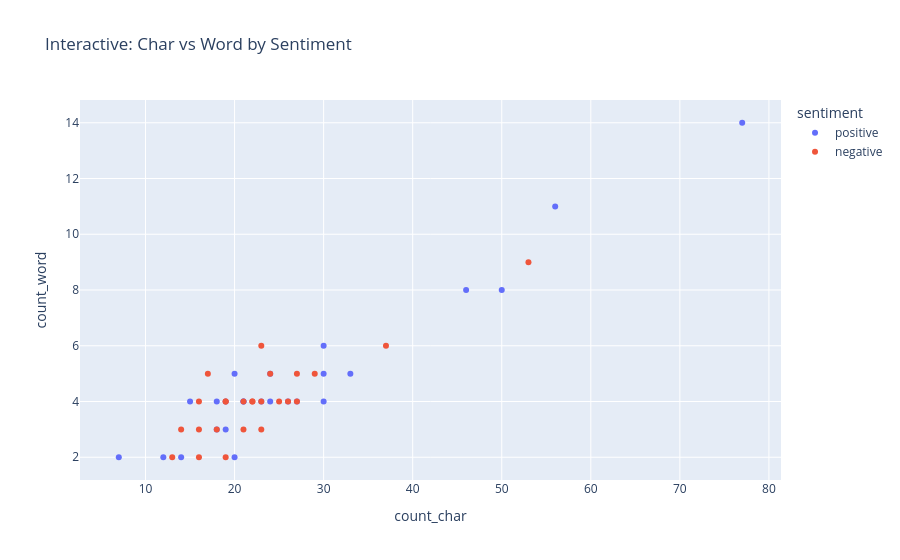

Source (notebook cell):
### Markdown cell above
**Scatter**: Overlap but positives trend longer.

### Code cell
import plotly.express as px
fig = px.scatter(df1, x='count_char', y='count_word', color='sentiment', 
                 title='Interactive: Char vs Word by Sentiment',
                 hover_data=['clean_text'])
fig.show()

### Figure 1 — Plotly figure (JSON) as saved in the notebook; plotly's stock layout.template omitted (floating-point values rounded to 4 significant figures)
{"data": [{"customdata": [["i love this product smiling face with heart eyes smiling face with heart eyes"], ["amazing service will buy again"], ["great quality visit"], ["i am very happy with this beaming face with smiling eyes"], ["best purchase ever hundred points"], ["now this is awesome"], ["love it so much"], ["super fast delivery rocket"], ["i like it works well"], ["fantastic deal"], ["excellent quality thumbs up"], ["good good good grinning face with smiling eyes"], ["totally recommend this product"], ["great item love it"], ["nice will order again"], ["so good"], ["happy with purchase smiling face with smiling eyes"], ["perfect item"], ["works great no issues"], ["i am satisfied thumbs up"], ["fantastic love love love"], ["good value for money money bag"], ["really enjoyed using it"], ["great support team"], ["absolutely wonderful"]], "hovertemplate": "sentiment=positive<br>count_char=%{x}<br>count_word=%{y}<br>clean_text=%{customdata[0]}<extra></extra>", "legendgroup": "positive", "marker": {"color": "#636efa", "symbol": "circle"}, "mode": "markers", "name": "positive", "orientation": "v", "showlegend": true, "type": "scatter", "x": [77, 30, 19, 56, 33, 19, 15, 26, 20, 14, 27, 46, 30, 18, 21, 7, 50, 12, 21, 24, 24, 30, 23, 18, 20], "xaxis": "x", "y": [14, 5, 3, 11, 5, 4, 4, 4, 5, 2, 4, 8, 4, 4, 4, 2, 8, 2, 4, 5, 4, 6, 4, 3, 2], "yaxis": "y"}, {"customdata": [["this is terrible worst ever"], ["soon bad enraged face enraged face never buying again"], ["waste of money"], ["awful experience"], ["not good very disappointed"], ["ugh this broke in 1 day"], ["terrible product dont buy"], ["late shipping and bad packing"], ["me its ok i guess"], ["refund please very bad"], ["worst customer support ever"], ["not worth the price"], ["it stopped working loudly crying face"], ["very very disappointing"], ["broken piece received"], ["cheap quality"], ["this is soon bad"], ["item missing from box"], ["bad smell and poor build"], ["dont waste or money"], ["very slow response"], ["packing was torn"], ["horrible experience"], ["rude staff enraged face"], ["not recommended at all"]], "hovertemplate": "sentiment=negative<br>count_char=%{x}<br>count_word=%{y}<br>clean_text=%{customdata[0]}<extra></extra>", "legendgroup": "negative", "marker": {"color": "#EF553B", "symbol": "circle"}, "mode": "markers", "name": "negative", "orientation": "v", "showlegend": true, "type": "scatter", "x": [27, 53, 14, 16, 26, 23, 25, 29, 17, 22, 27, 19, 37, 23, 21, 13, 16, 21, 24, 19, 18, 16, 19, 23, 22], "xaxis": "x", "y": [5, 9, 3, 2, 4, 6, 4, 5, 5, 4, 4, 4, 6, 3, 3, 2, 4, 4, 5, 4, 3, 3, 2, 4, 4], "yaxis": "y"}], "layout": {"legend": {"title": {"text": "sentiment"}, "tracegroupgap": 0}, "title": {"text": "Interactive: Char vs Word by Sentiment"}, "xaxis": {"anchor": "y", "domain": [0, 1], "title": {"text": "count_char"}}, "yaxis": {"anchor": "x", "domain": [0, 1], "title": {"text": "count_word"}}}}
